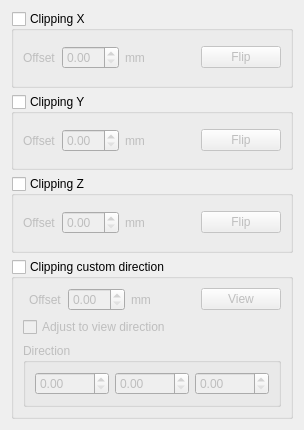
<?xml version="1.0" encoding="UTF-8"?>
<ui version="4.0">
 <class>Gui::Dialog::Clipping</class>
 <widget class="QWidget" name="Gui::Dialog::Clipping">
  <property name="geometry">
   <rect>
    <x>0</x>
    <y>0</y>
    <width>304</width>
    <height>430</height>
   </rect>
  </property>
  <property name="windowTitle">
   <string>Clipping</string>
  </property>
  <layout class="QGridLayout" name="gridLayout_5">
   <item row="0" column="0">
    <widget class="QGroupBox" name="groupBoxX">
     <property name="title">
      <string>Clipping X</string>
     </property>
     <property name="checkable">
      <bool>true</bool>
     </property>
     <property name="checked">
      <bool>false</bool>
     </property>
     <layout class="QGridLayout" name="gridLayout">
      <item row="0" column="1">
       <widget class="QDoubleSpinBox" name="clipX"/>
      </item>
      <item row="0" column="4">
       <widget class="QPushButton" name="flipClipX">
        <property name="text">
         <string>Flip</string>
        </property>
       </widget>
      </item>
      <item row="0" column="3">
       <spacer name="horizontalSpacer_2">
        <property name="orientation">
         <enum>Qt::Horizontal</enum>
        </property>
        <property name="sizeHint" stdset="0">
         <size>
          <width>40</width>
          <height>20</height>
         </size>
        </property>
       </spacer>
      </item>
      <item row="0" column="0">
       <widget class="QLabel" name="label">
        <property name="text">
         <string>Offset</string>
        </property>
       </widget>
      </item>
      <item row="0" column="2">
       <widget class="QLabel" name="label_5">
        <property name="text">
         <string>mm</string>
        </property>
       </widget>
      </item>
     </layout>
    </widget>
   </item>
   <item row="1" column="0">
    <widget class="QGroupBox" name="groupBoxY">
     <property name="title">
      <string>Clipping Y</string>
     </property>
     <property name="checkable">
      <bool>true</bool>
     </property>
     <property name="checked">
      <bool>false</bool>
     </property>
     <layout class="QGridLayout" name="gridLayout_2">
      <item row="0" column="1">
       <widget class="QDoubleSpinBox" name="clipY"/>
      </item>
      <item row="0" column="4">
       <widget class="QPushButton" name="flipClipY">
        <property name="text">
         <string>Flip</string>
        </property>
       </widget>
      </item>
      <item row="0" column="3">
       <spacer name="horizontalSpacer_3">
        <property name="orientation">
         <enum>Qt::Horizontal</enum>
        </property>
        <property name="sizeHint" stdset="0">
         <size>
          <width>40</width>
          <height>20</height>
         </size>
        </property>
       </spacer>
      </item>
      <item row="0" column="0">
       <widget class="QLabel" name="label_2">
        <property name="text">
         <string>Offset</string>
        </property>
       </widget>
      </item>
      <item row="0" column="2">
       <widget class="QLabel" name="label_6">
        <property name="text">
         <string>mm</string>
        </property>
       </widget>
      </item>
     </layout>
    </widget>
   </item>
   <item row="2" column="0">
    <widget class="QGroupBox" name="groupBoxZ">
     <property name="title">
      <string>Clipping Z</string>
     </property>
     <property name="checkable">
      <bool>true</bool>
     </property>
     <property name="checked">
      <bool>false</bool>
     </property>
     <layout class="QGridLayout" name="gridLayout_3">
      <item row="0" column="4">
       <widget class="QPushButton" name="flipClipZ">
        <property name="text">
         <string>Flip</string>
        </property>
       </widget>
      </item>
      <item row="0" column="0">
       <widget class="QLabel" name="label_3">
        <property name="text">
         <string>Offset</string>
        </property>
       </widget>
      </item>
      <item row="0" column="3">
       <spacer name="horizontalSpacer_4">
        <property name="orientation">
         <enum>Qt::Horizontal</enum>
        </property>
        <property name="sizeHint" stdset="0">
         <size>
          <width>40</width>
          <height>20</height>
         </size>
        </property>
       </spacer>
      </item>
      <item row="0" column="1">
       <widget class="QDoubleSpinBox" name="clipZ"/>
      </item>
      <item row="0" column="2">
       <widget class="QLabel" name="label_7">
        <property name="text">
         <string>mm</string>
        </property>
       </widget>
      </item>
     </layout>
    </widget>
   </item>
   <item row="3" column="0">
    <widget class="QGroupBox" name="groupBoxView">
     <property name="title">
      <string>Clipping custom direction</string>
     </property>
     <property name="checkable">
      <bool>true</bool>
     </property>
     <property name="checked">
      <bool>false</bool>
     </property>
     <layout class="QGridLayout" name="gridLayout_6">
      <item row="0" column="4">
       <spacer name="horizontalSpacer">
        <property name="orientation">
         <enum>Qt::Horizontal</enum>
        </property>
        <property name="sizeHint" stdset="0">
         <size>
          <width>84</width>
          <height>20</height>
         </size>
        </property>
       </spacer>
      </item>
      <item row="1" column="0" colspan="6">
       <widget class="QCheckBox" name="adjustViewdirection">
        <property name="text">
         <string>Adjust to view direction</string>
        </property>
       </widget>
      </item>
      <item row="0" column="1">
       <widget class="QLabel" name="label_4">
        <property name="text">
         <string>Offset</string>
        </property>
       </widget>
      </item>
      <item row="0" column="2">
       <widget class="QDoubleSpinBox" name="clipView"/>
      </item>
      <item row="0" column="5">
       <widget class="QPushButton" name="fromView">
        <property name="text">
         <string>View</string>
        </property>
       </widget>
      </item>
      <item row="2" column="0" colspan="6">
       <widget class="QGroupBox" name="groupBox">
        <property name="title">
         <string>Direction</string>
        </property>
        <layout class="QGridLayout" name="gridLayout_4">
         <item row="0" column="0">
          <widget class="QDoubleSpinBox" name="dirX"/>
         </item>
         <item row="0" column="1">
          <widget class="QDoubleSpinBox" name="dirY"/>
         </item>
         <item row="0" column="2">
          <widget class="QDoubleSpinBox" name="dirZ"/>
         </item>
        </layout>
       </widget>
      </item>
      <item row="0" column="3">
       <widget class="QLabel" name="label_8">
        <property name="text">
         <string>mm</string>
        </property>
       </widget>
      </item>
     </layout>
    </widget>
   </item>
  </layout>
 </widget>
 <tabstops>
  <tabstop>groupBoxX</tabstop>
  <tabstop>clipX</tabstop>
  <tabstop>flipClipX</tabstop>
  <tabstop>groupBoxY</tabstop>
  <tabstop>clipY</tabstop>
  <tabstop>flipClipY</tabstop>
  <tabstop>groupBoxZ</tabstop>
  <tabstop>clipZ</tabstop>
  <tabstop>flipClipZ</tabstop>
  <tabstop>groupBoxView</tabstop>
  <tabstop>clipView</tabstop>
  <tabstop>fromView</tabstop>
  <tabstop>adjustViewdirection</tabstop>
  <tabstop>dirX</tabstop>
  <tabstop>dirY</tabstop>
  <tabstop>dirZ</tabstop>
 </tabstops>
 <resources/>
 <connections/>
</ui>
